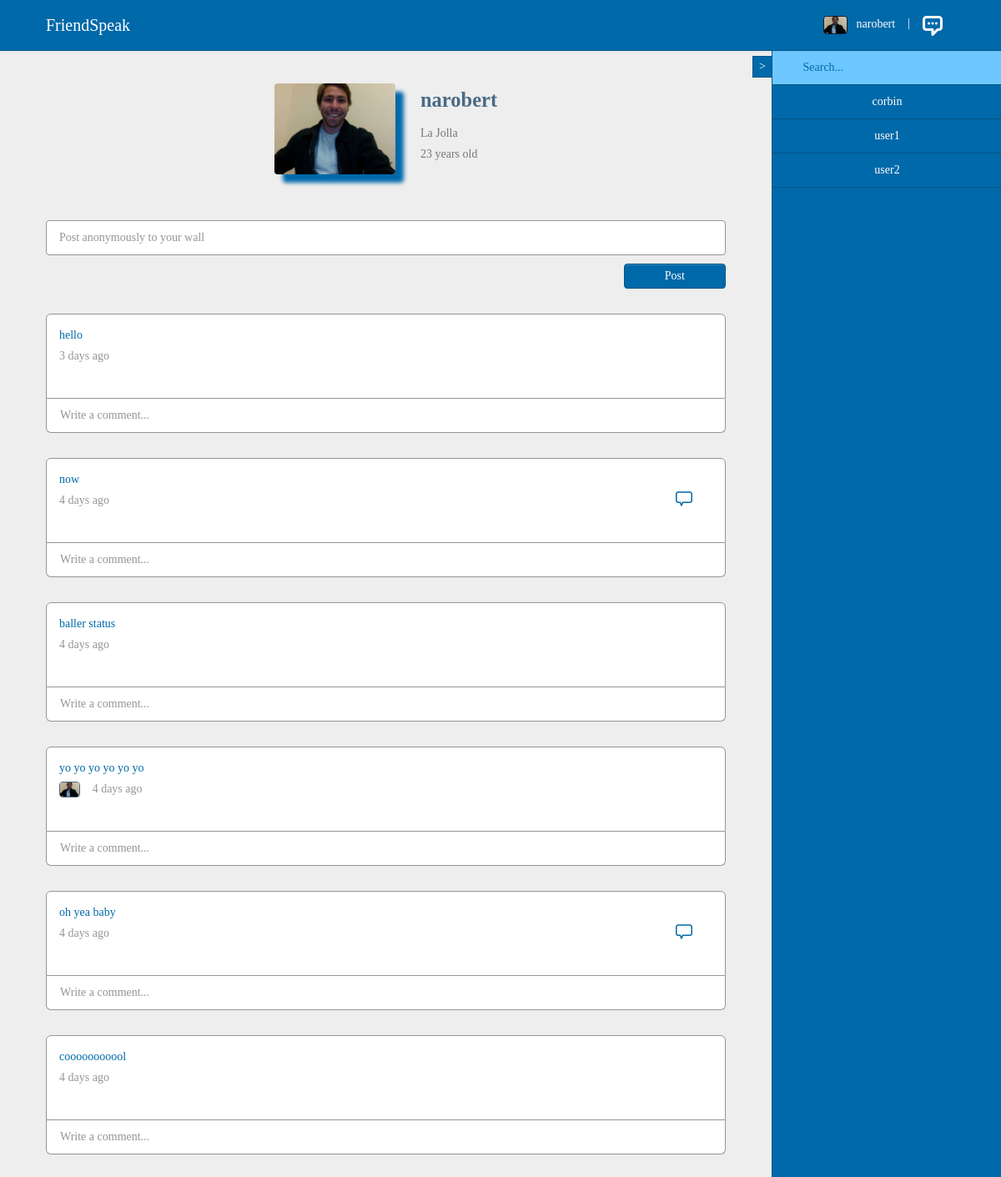
The page /myprofile/ (signed in) on the database its author committed.
### blog/models.py (models this page shows, shortened)
class Ppost(models.Model):
  id = models.AutoField('#', primary_key=True)
  date = models.DateTimeField(default = datetime.now())
  profilepost = models.CharField(max_length = 1000)
  user1 = models.ForeignKey(User, related_name='user1')
  user2 = models.ForeignKey(User, related_name='user2')
  hascomments = models.BooleanField(default = False)
  clicked = models.BooleanField(default=False)
  likes = models.IntegerField(default = 0)
  def timeremoved(self):
      return timesince(self.date).split(', ')[0]

### blog/views.py (the view)
# urls.py: url(r'^myprofile/', 'blog.views.myprofile', name='myprofile'),
def myprofile(request):
    total = 0
    friends = User.objects.all()
    profileposts = Ppost.objects.filter(user2 = request.user.id).order_by("-id")
    profilecomments = Pcomment.objects.filter(profile = profileposts).order_by("-id")
    needclick = Ppost.objects.filter(user2 = request.user.id, clicked = False).order_by("-id")
    allposts = Ppost.objects.filter(user2 = request.user.id).order_by("-id")
    for n in needclick:
        total = total + 1
    if not request.user.is_authenticated():
        return render_to_response("register.html")
    return render_to_response("myprofile.html", {"user": request.user, "friends": friends, "profileposts": profileposts, "profilecomments": profilecomments, "allposts": allposts, "total": total})

### templates/myprofile.html (shortened to what this page needs)
{% extends "base.html" %}
{% block body %}
<br><br>
  <center>
  <div class="together">
    <img class="photo" src="/static/images/nick_prof.jpg"></img>
    <div class="togetheragain">
      <h3 class="profilename">{{user.username}}</h3>
      <p class="city">La Jolla</p>
      <p class="age">23 years old</p>
    </div>
  </div>
  <br><br>
  <form method="POST" action="/postto/{{user.username}}/" enctype="multipart/form-data" style="margin-bottom:30px;">
    <input class="input-block-level lastinput" id="textbox" type="text" name="profilepost" maxlength="1000" placeholder="Post anonymously to your wall" required>
    <div class="buttonbox"><p style="margin:0;text-align:right;"><button class="btn btn-default" id="orangebutton" name="submit" type="submit">Post</button></p></div>
  </form>
  </center>
  {% for p in profileposts %}
    <div class="boxall">
    <div class="box">
      <div class="boxpost">
        <p class="whitetext">{{p.profilepost}}</p>
        {% if user.username == p.user1.username %}
        <p class="textal"><img class="photo-post" src="/static/images/nick_prof.jpg">{{p.timeremoved}} ago</p>
        {% else %}
        <p class="textal">{{p.timeremoved}} ago</p>
        {% endif %}
      </div>
      <div class="boxbuttons">
        {% if p.hascomments == True %}
        <div class="commenticon" id="getcomments{{p.id}}"><img id="commentimage{{p.id}}" src="/static/images/comment.png"></div>
        {% endif %}
      </div>
    </div>
    <div class="commentbox">
      <form method="POST" action="/commentprofile/{{p.id}}/" enctype="multipart/form-data" style="margin:0;" id="formid{{p.id}}" data-id="{{p.id}}">
        <input class="input-block-level commentinput commentfocus{{p.id}}" id="textbox" type="text" name="profilecomment" maxlength="500" placeholder="Write a comment..." required>
      </form>
    </div>
    </div>
  {% endfor %}
{% endblock %}

### templates/base.html (shortened to what this page needs)
<!DOCTYPE html>
<html lang="en">
  <head>
    <link type='text/css' href="/static/css/bootstrap.css" rel="stylesheet" />
    <link type='text/css' href="/static/css/style.css" rel="stylesheet" />
    <link type='text/css' href="/static/css/simple-sidebar.css" rel="stylesheet" />
    <link href="/static/css/bootstrap-responsive.css" rel="stylesheet">
  </head>
  <body>
    {% load humanize %}
    <div class="navbar navbar-fixed-top">
      <div class="navbar-inner">
        <div class="container-fluid">
          <a class="brand" href="/">FriendSpeak</a>
          <ul class="nav pull-right">
            {% if user.is_authenticated %}
            <li><a class="photoadjust" href="/myprofile/"><img class="photo-icon" src="/static/images/nick_prof.jpg">&nbsp;&nbsp;&nbsp;{{user.username}}</a></li>
            <li><a class="navdivider">|</a></li>
            <li class="dropdown">
              {% if total > 0 %}
              <a data-toggle="dropdown" style="cursor:pointer;" id="changemessage"><img id="changemessagecolor" src="/static/images/message.png">&nbsp;&nbsp;<font style="color:#f90;">{{total}}</font></a>
              {% else %}
              <a data-toggle="dropdown" style="cursor:pointer;" id="changemessage"><img id="changemessagecolor" src="/static/images/message.png"></a>
              {% endif %}
            </li>
            {% else %}
            <form method="post" action="/login/" style="margin:0;">
              <input type="text" name="username" maxlength="254" placeholder="Username" required>
              <input type="password" name="password" maxlength="4096" placeholder="Password" required>
              <button class="btn" name="submit" type="submit">Sign in</button>
            </form>
            {% endif %}
          </ul>
        </div>
      </div>
    </div>
    {% if user.is_authenticated %}
    <div class="slidebar">
      <a href="#menu-toggle" id="menu-toggle">&gt;</a>
    </div>
    <div id="wrapper">
      <div id="sidebar-wrapper">
        <ul class="sidebar-nav" id="friendsList">
          <div class="sidebar-brand"><input class="filterinput" id="filterbox" type="text" onkeyup="filter(this)" placeholder="Search..."></div>
          {% for f in friends %}
            {% if f.username != user.username %}
            <li><p style="margin:0;color:white;"><a href="/profile/{{f.username}}/">{{f.username}}</a></p></li>
            {% endif %}
          {% endfor %}
        </ul>
      </div>
      <div id="page-content-wrapper">
        <div class="container-fluid">
          {% block body %}
          {% endblock %}
        </div>
      </div>
    </div>
    {% endif %}
  </body>
</html>

### static/css/style.css (style rules this page uses)
.commenticon { display: inline-block; margin-top: 22px; float: right; margin-right: 30px; cursor: pointer; }
#menu-toggle { text-decoration: none; color: white; }
.buttonbox { padding-top: 5px; }
.whitetext { color: #0069a9; margin-bottom: 5px; }
#orangebutton { background: #0069a9; text-shadow: none; width: 15%; color: white; border: 1px solid #005487; }
.slidebar { position: fixed; z-index: 1000; background: #0069a9; right: 275px; top: 67px; padding: 2px 7px; border-top: 1px solid #005487; border-bottom: 1px solid #005487; border-left: 1px solid #005487; overflow-y: auto; -webkit-transition: all 0.5s ease; -moz-transition: all 0.5s ease; -o-transition: all 0.5s ease; transition: all 0.5s ease; }
.filterinput { background: #6ec8ff !important; box-shadow: none !important; border: none !important; color: white !important; padding-left: 10px !important; }
.lastinput { margin-bottom: 5px !important; border: 1px solid #959595 !important; background: white !important; box-shadow: none !important; color: #0069a9 !important; padding-left: 15px !important; padding-top: 20px !important; padding-bottom: 20px !important; }
.commentinput { margin-bottom: 5px; border: none !important; background: white !important; box-shadow: none !important; color: #0069a9 !important; }
.box { border: 1px solid #959595; min-height: 70px; background: white; padding-top: 15px; padding-bottom: 15px; padding-left: 15px; padding-right: 5px; border-top-left-radius: 6px; border-top-right-radius: 6px; display: block; }
.commentbox { border-bottom: 1px solid #959595; border-left: 1px solid #959595; border-right: 1px solid #959595; background: white; padding-top: 0; padding-bottom: 0; padding-left: 10px; margin-bottom: 30px; border-bottom-left-radius: 6px; border-bottom-right-radius: 6px; display: block; }
.boxpost { display: inline-block; vertical-align: top; width: 85%; }
.boxbuttons { display: inline-block; width: 14%; }
.together { display: inline-block; }
.togetheragain { display: inline-block; }
.photo { border-radius: 4px; position: relative; float: left; width: 145px; height: auto; box-shadow: 10px 10px 5px #0069a9; margin-right: 30px; margin-bottom: 30px; }
.photo-icon { border-radius: 4px; width: auto; height: 20px; border: 1px solid #151c2b; }
.photo-post { margin-right: 15px; border-radius: 4px; width: auto; height: 17px; border: 1px solid #4a6a86; }
.profilename { color: #4a6a86; text-align: left; margin-bottom: 10px; margin-top: 0; }
.age { text-align: left; color: #777777; }
.city { text-align: left; margin-bottom: 5px; color: #777777; }
.boxall { margin-bottom: 30px; }
.textal { text-align: left; color: #959595; margin-bottom: 15px; }

### static/css/simple-sidebar.css (style rules this page uses)
#wrapper { padding-right: 0; -webkit-transition: all 0.5s ease; -moz-transition: all 0.5s ease; -o-transition: all 0.5s ease; transition: all 0.5s ease; }
#sidebar-wrapper { z-index: 1000; position: fixed; right: 275px; width: 0; height: 100%; margin-right: -276px; overflow-y: auto; background: #0069a9; border-left: 1px solid #005487; -webkit-transition: all 0.5s ease; -moz-transition: all 0.5s ease; -o-transition: all 0.5s ease; transition: all 0.5s ease; }
#page-content-wrapper { width: 100%; position: absolute; padding: 15px; }
.sidebar-nav { position: absolute; top: 0; width: 275px; margin: 0; padding: 0; list-style: none; }
.sidebar-nav li { line-height: 40px; }
.sidebar-nav li a { font-size: 14px; display: block; text-align: center; text-decoration: none; color: white; border-bottom: 1px solid #005487; background: #0069a9; }
.sidebar-nav > .sidebar-brand { color: white; padding-bottom: 6px; padding-top: 2px; text-align: center; background: #6ec8ff; border-bottom: 1px solid #005487; }
@media (min-width:768px) { #wrapper { padding-right: 275px; } }
@media (min-width:768px) { #sidebar-wrapper { width: 275px; } }
@media (min-width:768px) { #page-content-wrapper { padding: 0; position: relative; } }

### templates/base.html (style rules this page uses)
body { font-family: Baskerville, serif !important; background: #eeeeee; padding-top: 60px; }

### rows shown on the page
Ppost: profilepost "hello", timeremoved "3 days"
Ppost: profilepost "now", timeremoved "4 days", hascomments True (drawn)
Ppost: profilepost "baller status", timeremoved "4 days"
Ppost: profilepost "yo yo yo yo yo yo", timeremoved "4 days"
Ppost: profilepost "oh yea baby", timeremoved "4 days", hascomments True (drawn)
Ppost: profilepost "cooooooooool", timeremoved "4 days"

### other values the page prints
{{ user.username }} "narobert"
{{ f.username }} "corbin"
{{ f.username }} "user1"
{{ f.username }} "user2"
